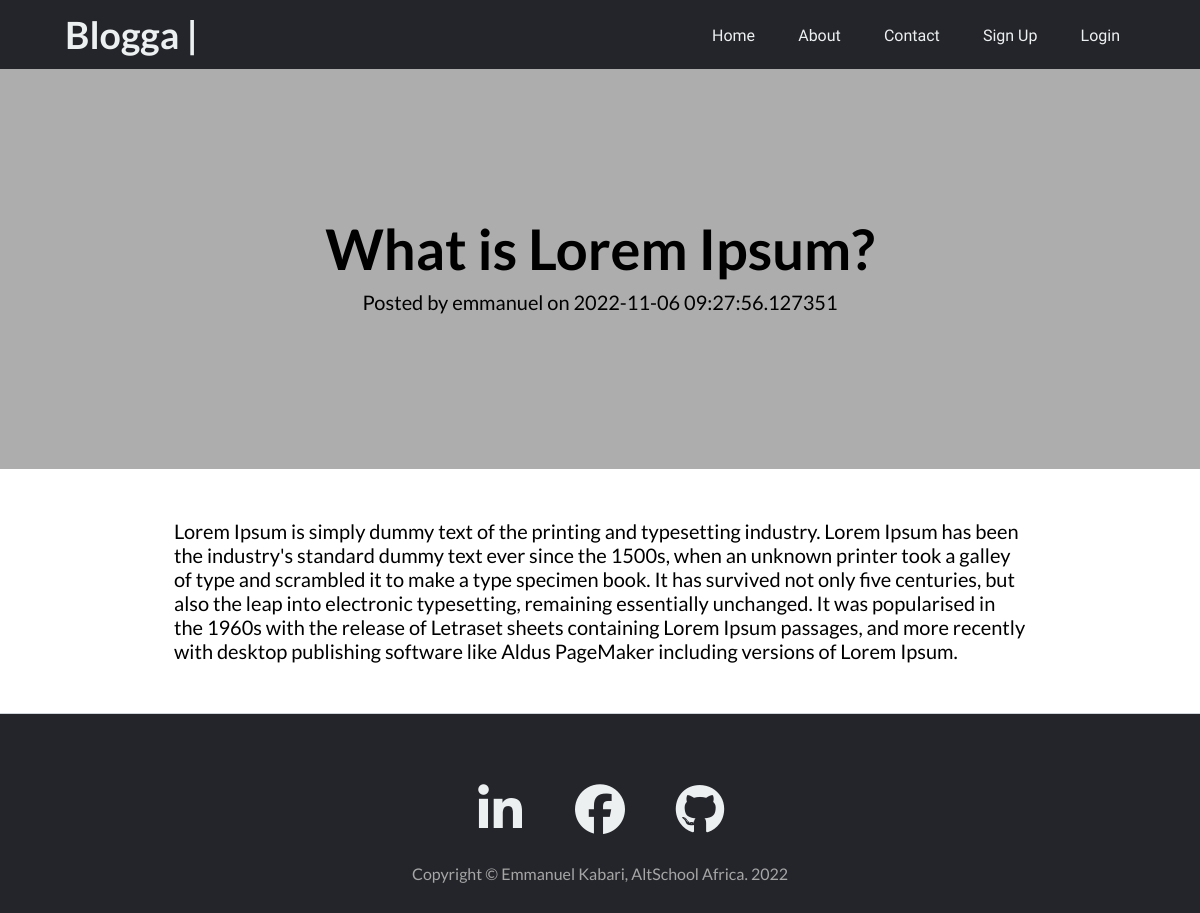
The app's page /blogposts/post/2 with its own data.
### app.py (models this page shows, shortened)
class BlogPost(db.Model):
    __tablename__ = 'blog_post'
    id = db.Column(db.Integer(), primary_key=True)
    caption = db.Column(db.String(), nullable=False)
    content = db.Column(db.String(), nullable=False)
    owner_id = db.Column(db.Integer(), db.ForeignKey(
        'users.id'), nullable=False)
    date_created = db.Column(db.DateTime(), default=datetime.utcnow)

class User(db.Model, UserMixin):
    __tablename__ = 'users'
    id = db.Column(db.Integer(), primary_key=True)
    firstname = db.Column(db.String(), nullable=False, unique=False)
    lastname = db.Column(db.String(), nullable=False, unique=False)
    username = db.Column(db.String(50), nullable=False, unique=True)
    email = db.Column(db.String(60), nullable=False, unique=True)
    password_hash = db.Column(db.Text(), nullable=False)
    posts = db.relationship('BlogPost', backref='owner')

### app.py (the view)
@app.route('/blogposts/post/<int:id>', methods=['GET', 'POST'])
def view_post(id):
    post = BlogPost.query.get_or_404(id)
    return render_template('post.html', post=post)

### templates/post.html (shortened to what this page needs)
{% extends 'base.html' %}
{% block content %}
<div class="post-hero">
    <div class="post-container position-relative px-4 px-lg-5">
        <div class="row gx-4 gx-lg-5 justify-content-center">
            <div class="col">
                <div class="post-heading">
                    <h1>{{post.caption}}</h1>
                    <span class="meta">
                        Posted by
                        {{ post.owner.username }}
                        on {{post.date_created}}
                    </span>
                </div>
            </div>
        </div>
    </div>
</div>
<article class="article-section">
    <div class="article-container">
        <div class="article-row">
            <div class="article-content">
                <p>{{post.content}}</p>
            </div>
        </div>
    </div>
</article>
{% endblock %}

### static/css/style.css (style rules this page uses)
* { margin: 0; padding: 0; box-sizing: border-box; font-family: 'Lato'; }
.row { display: flex; margin-bottom: 10px; flex-wrap: wrap; }
.post-hero { min-height: 50vh; display: flex; justify-content: center; align-items: center; margin: auto; background-color: #adadad; }
.post-container { display: flex; text-align: center; width: 900px; }
.col { margin: auto; }
.post-heading { width: 900px; justify-content: center; align-items: center; word-wrap: break-word; }
.post-heading h1 { margin: 0 0 8px; font-size: 56px; word-wrap: break-word; }
.post-heading .meta { font-size: 20px; margin: 0px 0px 8px; }
.article-section { width: 900px; display: flex; justify-content: center; margin: auto; }
.article-container { width: 900px; word-wrap: break-word; font-size: 20px; }
.article-row { padding: 0px 24px; }
.article-content { margin: 50px 0px; }
.row { display: flex; flex-wrap: wrap; }

### records on screen
BlogPost: caption "What is Lorem Ipsum?", date_created "2022-11-06 09:27:56.127351", content "Lorem Ipsum is simply dummy text of the printing and typesetting industry. Lorem Ipsum has been the industry's standard dummy text ever since the 1500s, when an unknown printer took a galley of type and scrambled it to make a type specimen book. It has survived not only five centuries, but also the leap into electronic typesetting, remaining essentially unchanged. It was popularised in the 1960s with the release of Letraset sheets containing Lorem Ipsum passages, and more recently with desktop publishing software like Aldus PageMaker including versions of Lorem Ipsum."
User: owner.username "emmanuel"
